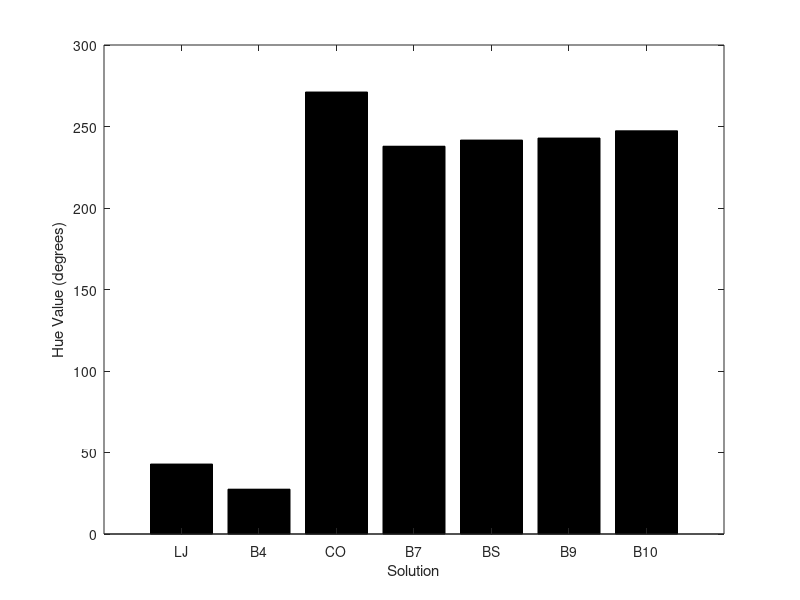
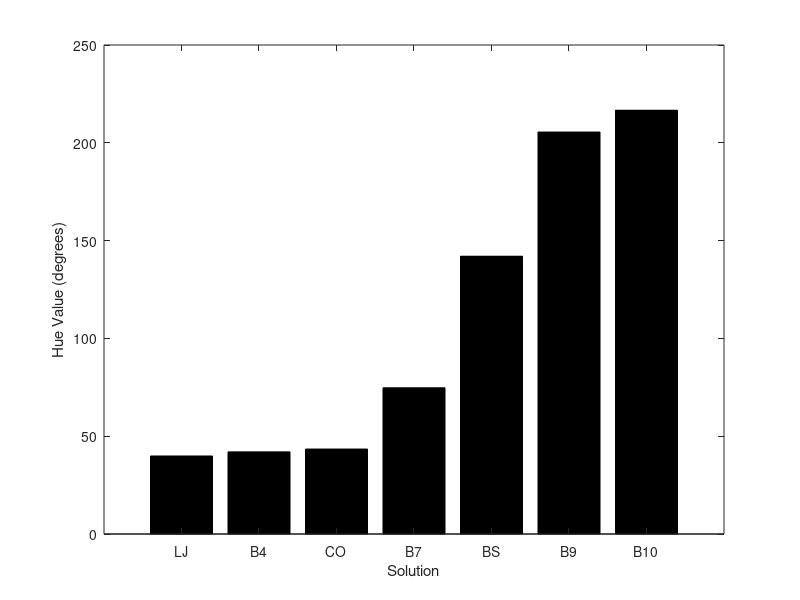
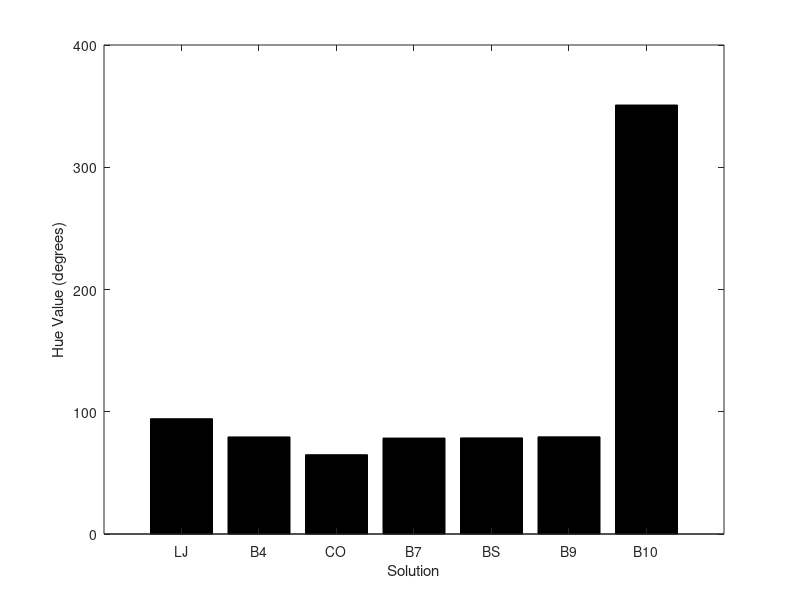
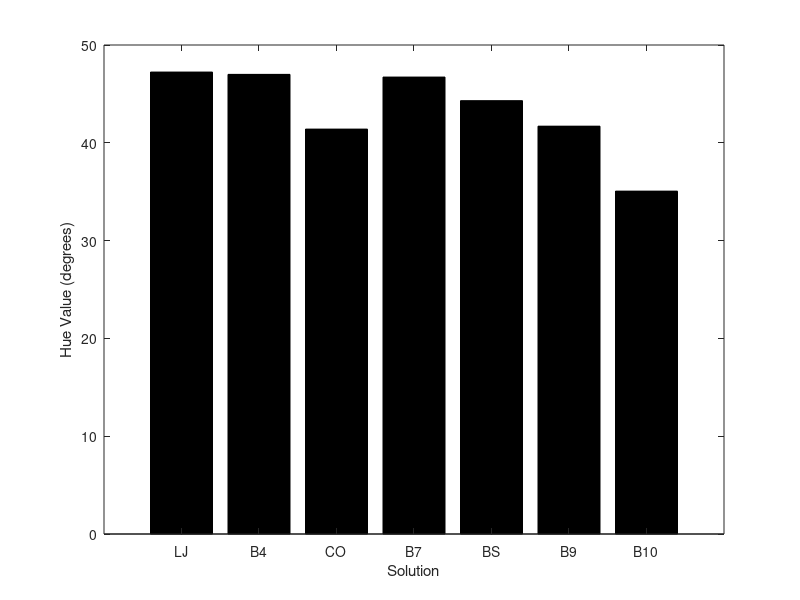

MATLAB code to generate these figures, in order:
%dipped_script_acquisition Plots graphs of dipped hue results
%    Dipped Script plots hue on the y-axis and pH on the x-axis.

%    Each array has seven entries as seven strips were dipped

% index 1 to 6: lj, pH 4, co, pH7, bs, pH9, pH10 (from seven images)
avg1 = [42.905334 27.493992 271.14188 237.89304 241.66821 242.9 247.37201];
avg2 = [39.886948 41.994495 43.43376 74.767105 142.01382 205.5 216.63863];
avg3 = [94.321434 79.408066 64.876434 78.46771 78.61345 79.5 350.89166];
avg4 = [47.23251 46.996086 41.400677 46.720802 44.311626 41.7 35.058643];

figure(1);
x = [1 2 3 4 5 6 7];
bar(x, avg1,'k');
%title('Average Hue Value of Panel 1 for Seven Different Solutions')
set(gca,'XTick',1:7)
set(gca,'XTickLabel',{'LJ','B4','CO','B7', 'BS', 'B9', 'B10'})
xlabel("Solution"); 
ylabel("Hue Value (degrees)");
print('../figures/dipped-acq-1','-dpng')

figure(2);
x = [1 2 3 4 5 6 7];
bar(x, avg2, 'k');
%title('Average Hue Value of Panel 2 for Seven Different Solutions')
set(gca,'XTick',1:7)
set(gca,'XTickLabel',{'LJ','B4','CO','B7', 'BS', 'B9', 'B10'})
xlabel("Solution"); 
ylabel("Hue Value (degrees)");
print('../figures/dipped-acq-2','-dpng')

figure(3);
x = [1 2 3 4 5 6 7];
bar(x, avg3, 'k');
%title('Average Hue Value of Panel 3 for Seven Different Solutions')
set(gca,'XTick',1:7)
set(gca,'XTickLabel',{'LJ','B4','CO','B7', 'BS', 'B9', 'B10'})
xlabel("Solution"); 
ylabel("Hue Value (degrees)");
print('../figures/dipped-acq-3','-dpng')

figure(4);
x = [1 2 3 4 5 6 7];
bar(x, avg4, 'k');
%title('Average Hue Value of Panel 4 for Seven Different Solutions')
set(gca,'XTick',1:7)
set(gca,'XTickLabel',{'LJ','B4','CO','B7', 'BS', 'B9', 'B10'})
xlabel("Solution"); 
ylabel("Hue Value (degrees)");
print('../figures/dipped-acq-4','-dpng')
